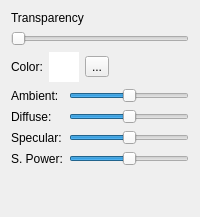
        <widget class="QWidget" name="tabMesh">
         <attribute name="title">
          <string>Mesh</string>
         </attribute>
         <layout class="QVBoxLayout" name="verticalLayout_8">
          <item>
           <widget class="QLabel" name="label_13">
            <property name="text">
             <string>Transparency</string>
            </property>
           </widget>
          </item>
          <item>
           <widget class="QSlider" name="slider_mesh_transparency">
            <property name="orientation">
             <enum>Qt::Horizontal</enum>
            </property>
           </widget>
          </item>
          <item>
           <layout class="QHBoxLayout" name="horizontalLayout_6">
            <item>
             <widget class="QLabel" name="label_14">
              <property name="text">
               <string>Color:</string>
              </property>
             </widget>
            </item>
            <item>
             <widget class="QWidget" name="widget_mesh_color" native="true">
              <property name="minimumSize">
               <size>
                <width>30</width>
                <height>30</height>
               </size>
              </property>
              <property name="palette">
               <palette>
                <active>
                 <colorrole role="Base">
                  <brush brushstyle="SolidPattern">
                   <color alpha="255">
                    <red>255</red>
                    <green>255</green>
                    <blue>255</blue>
                   </color>
                  </brush>
                 </colorrole>
                 <colorrole role="Window">
                  <brush brushstyle="SolidPattern">
                   <color alpha="255">
                    <red>255</red>
                    <green>255</green>
                    <blue>255</blue>
                   </color>
                  </brush>
                 </colorrole>
                </active>
                <inactive>
                 <colorrole role="Base">
                  <brush brushstyle="SolidPattern">
                   <color alpha="255">
                    <red>255</red>
                    <green>255</green>
                    <blue>255</blue>
                   </color>
                  </brush>
                 </colorrole>
                 <colorrole role="Window">
                  <brush brushstyle="SolidPattern">
                   <color alpha="255">
                    <red>255</red>
                    <green>255</green>
                    <blue>255</blue>
                   </color>
                  </brush>
                 </colorrole>
                </inactive>
                <disabled>
                 <colorrole role="Base">
                  <brush brushstyle="SolidPattern">
                   <color alpha="255">
                    <red>255</red>
                    <green>255</green>
                    <blue>255</blue>
                   </color>
                  </brush>
                 </colorrole>
                 <colorrole role="Window">
                  <brush brushstyle="SolidPattern">
                   <color alpha="255">
                    <red>255</red>
                    <green>255</green>
                    <blue>255</blue>
                   </color>
                  </brush>
                 </colorrole>
                </disabled>
               </palette>
              </property>
              <property name="autoFillBackground">
               <bool>true</bool>
              </property>
             </widget>
            </item>
            <item>
             <widget class="QToolButton" name="toolButton_mesh_color">
              <property name="text">
               <string>...</string>
              </property>
             </widget>
            </item>
            <item>
             <spacer name="horizontalSpacer_5">
              <property name="orientation">
               <enum>Qt::Horizontal</enum>
              </property>
              <property name="sizeHint" stdset="0">
               <size>
                <width>40</width>
                <height>20</height>
               </size>
              </property>
             </spacer>
            </item>
           </layout>
          </item>
          <item>
           <layout class="QFormLayout" name="formLayout_5">
            <item row="0" column="1">
             <widget class="QSlider" name="slider_mesh_ambient">
              <property name="maximum">
               <number>2000</number>
              </property>
              <property name="value">
               <number>1000</number>
              </property>
              <property name="orientation">
               <enum>Qt::Horizontal</enum>
              </property>
             </widget>
            </item>
            <item row="1" column="1">
             <widget class="QSlider" name="slider_mesh_diffuse">
              <property name="maximum">
               <number>2000</number>
              </property>
              <property name="value">
               <number>1000</number>
              </property>
              <property name="orientation">
               <enum>Qt::Horizontal</enum>
              </property>
             </widget>
            </item>
            <item row="2" column="1">
             <widget class="QSlider" name="slider_mesh_specular">
              <property name="maximum">
               <number>2000</number>
              </property>
              <property name="value">
               <number>1000</number>
              </property>
              <property name="orientation">
               <enum>Qt::Horizontal</enum>
              </property>
             </widget>
            </item>
            <item row="3" column="1">
             <widget class="QSlider" name="slider_mesh_specular_power">
              <property name="minimum">
               <number>0</number>
              </property>
              <property name="maximum">
               <number>100</number>
              </property>
              <property name="value">
               <number>50</number>
              </property>
              <property name="orientation">
               <enum>Qt::Horizontal</enum>
              </property>
             </widget>
            </item>
            <item row="3" column="0">
             <widget class="QLabel" name="label_2">
              <property name="toolTip">
               <string>Specular Power</string>
              </property>
              <property name="text">
               <string>S. Power:</string>
              </property>
             </widget>
            </item>
            <item row="2" column="0">
             <widget class="QLabel" name="label_16">
              <property name="text">
               <string>Specular:</string>
              </property>
             </widget>
            </item>
            <item row="1" column="0">
             <widget class="QLabel" name="label_17">
              <property name="text">
               <string>Diffuse:</string>
              </property>
             </widget>
            </item>
            <item row="0" column="0">
             <widget class="QLabel" name="label_18">
              <property name="text">
               <string>Ambient:</string>
              </property>
             </widget>
            </item>
           </layout>
          </item>
          <item>
           <spacer name="verticalSpacer_4">
            <property name="orientation">
             <enum>Qt::Vertical</enum>
            </property>
            <property name="sizeHint" stdset="0">
             <size>
              <width>20</width>
              <height>40</height>
             </size>
            </property>
           </spacer>
          </item>
         </layout>
        </widget>
